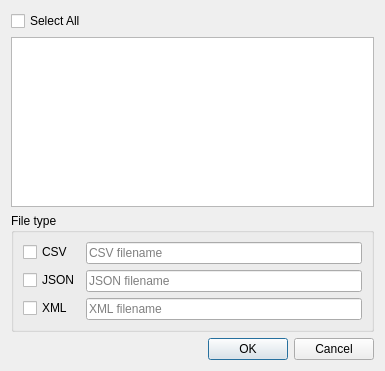
<?xml version="1.0" encoding="UTF-8"?>
<ui version="4.0">
 <class>ExportPasswordDialog</class>
 <widget class="QDialog" name="ExportPasswordDialog">
  <property name="geometry">
   <rect>
    <x>0</x>
    <y>0</y>
    <width>385</width>
    <height>371</height>
   </rect>
  </property>
  <property name="windowTitle">
   <string>Export Passwords</string>
  </property>
  <layout class="QVBoxLayout" name="verticalLayout_2">
   <item>
    <layout class="QVBoxLayout" name="verticalLayout">
     <item>
      <widget class="QCheckBox" name="selectAllCheckBox">
       <property name="text">
        <string>Select All</string>
       </property>
      </widget>
     </item>
     <item>
      <widget class="QListWidget" name="listWidget"/>
     </item>
     <item>
      <widget class="QGroupBox" name="fileTypeGroupBox">
       <property name="title">
        <string>File type</string>
       </property>
       <layout class="QFormLayout" name="formLayout">
        <item row="0" column="0">
         <widget class="QCheckBox" name="csvCheckBox">
          <property name="text">
           <string>CSV</string>
          </property>
         </widget>
        </item>
        <item row="0" column="1">
         <widget class="QLineEdit" name="csvFilenameLineEdit">
          <property name="enabled">
           <bool>true</bool>
          </property>
          <property name="frame">
           <bool>true</bool>
          </property>
          <property name="placeholderText">
           <string>CSV filename</string>
          </property>
         </widget>
        </item>
        <item row="1" column="0">
         <widget class="QCheckBox" name="jsonCheckBox">
          <property name="text">
           <string>JSON</string>
          </property>
         </widget>
        </item>
        <item row="1" column="1">
         <widget class="QLineEdit" name="jsonFilenameLineEdit">
          <property name="enabled">
           <bool>true</bool>
          </property>
          <property name="frame">
           <bool>true</bool>
          </property>
          <property name="placeholderText">
           <string>JSON filename</string>
          </property>
         </widget>
        </item>
        <item row="2" column="0">
         <widget class="QCheckBox" name="xmlCheckBox">
          <property name="text">
           <string>XML</string>
          </property>
         </widget>
        </item>
        <item row="2" column="1">
         <widget class="QLineEdit" name="xmlFilenameLineEdit">
          <property name="enabled">
           <bool>true</bool>
          </property>
          <property name="frame">
           <bool>true</bool>
          </property>
          <property name="placeholderText">
           <string>XML filename</string>
          </property>
         </widget>
        </item>
       </layout>
      </widget>
     </item>
     <item>
      <widget class="QDialogButtonBox" name="buttonBox">
       <property name="orientation">
        <enum>Qt::Orientation::Horizontal</enum>
       </property>
       <property name="standardButtons">
        <set>QDialogButtonBox::StandardButton::Cancel|QDialogButtonBox::StandardButton::Ok</set>
       </property>
      </widget>
     </item>
    </layout>
   </item>
  </layout>
 </widget>
 <resources/>
 <connections>
  <connection>
   <sender>buttonBox</sender>
   <signal>accepted()</signal>
   <receiver>ExportPasswordDialog</receiver>
   <slot>accept()</slot>
   <hints>
    <hint type="sourcelabel">
     <x>248</x>
     <y>254</y>
    </hint>
    <hint type="destinationlabel">
     <x>157</x>
     <y>274</y>
    </hint>
   </hints>
  </connection>
  <connection>
   <sender>buttonBox</sender>
   <signal>rejected()</signal>
   <receiver>ExportPasswordDialog</receiver>
   <slot>reject()</slot>
   <hints>
    <hint type="sourcelabel">
     <x>316</x>
     <y>260</y>
    </hint>
    <hint type="destinationlabel">
     <x>286</x>
     <y>274</y>
    </hint>
   </hints>
  </connection>
 </connections>
</ui>
